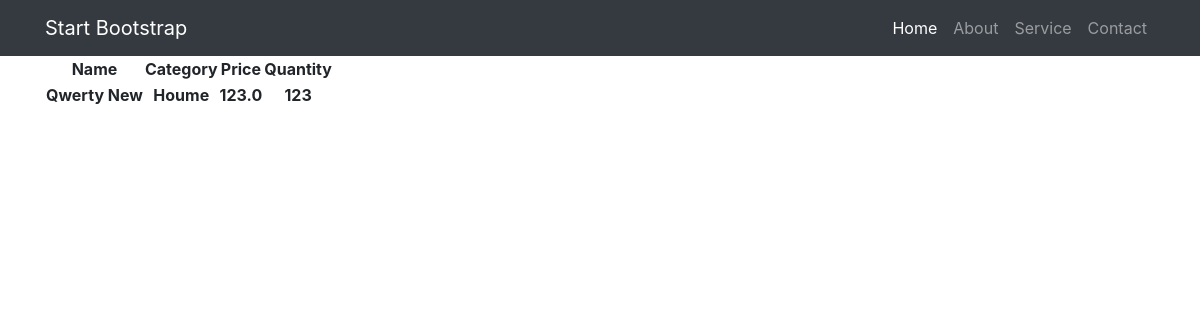
Page /products/6/ on the committed database.
### simpleapp/models.py (models this page shows, shortened)
class Product(models.Model):
    name = models.CharField(
        max_length=50,
        unique=True,  # названия товаров не должны повторяться
    )
    description = models.TextField()
    quantity = models.IntegerField(
    )
    category = models.ForeignKey(
        'Category',
        on_delete=models.CASCADE,
    )
    price = models.FloatField(
        validators=[MinValueValidator(0.0)],
    )

class Category(models.Model):
    name = models.CharField(max_length=100, unique=True)  # названия категорий тоже не должны повторяться

### simpleapp/views.py (the view)
# urls.py: path('<int:pk>/', ProductDetailView.as_view(), name = 'product_detail'),
class ProductDetailView(DetailView):
    template_name = 'simpleapp/product_detail.html'
    queryset = Product.objects.all()

### templates/simpleapp/product_detail.html (shortened to what this page needs)
<!DOCTYPE html>
<html lang="en">
<head>
</head>
<body>
{% extends 'simpleapp/default.html' %}
{% block content %}
<table>
    <thead>
        <th>Name</th>
        <th>Category</th>
        <th>Price</th>
        <th>Quantity</th>
    </thead>
    <tr>
        <th>
            {{ product.name|title }}
        </th>
        <th>
            {{ product.category.name|title }}
        </th>
        <th>
            {{ product.price }}
        </th>
        <th>
            {{ product.quantity }}
        </th>
    </tr>
</table>
{% endblock content %}

### rows in the picture
Product: name "Qwerty New", category.name "Houme", price "123.0", quantity "123"
